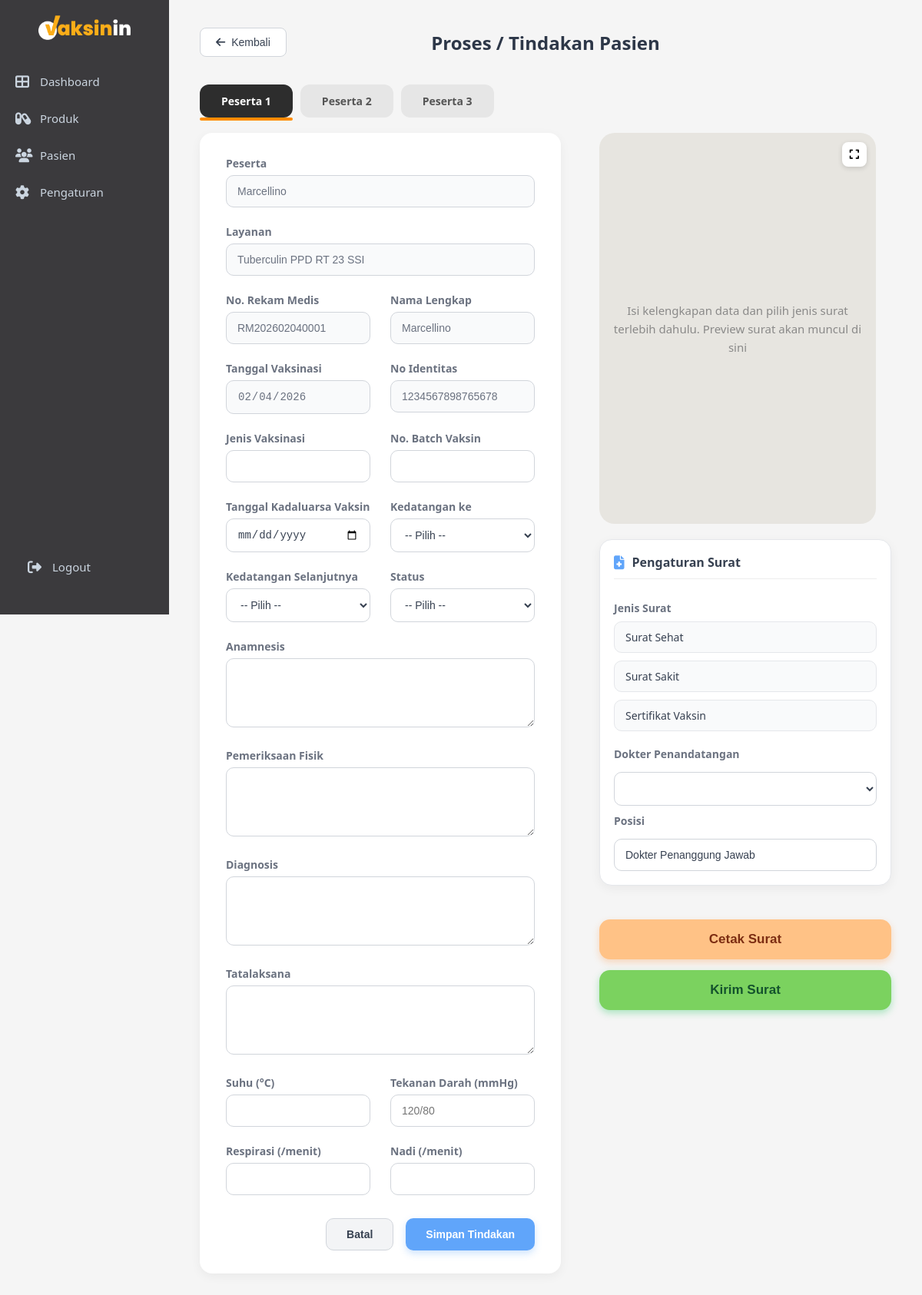
Before: /admin/proses_tindakan.php?id=105 with the older database file.
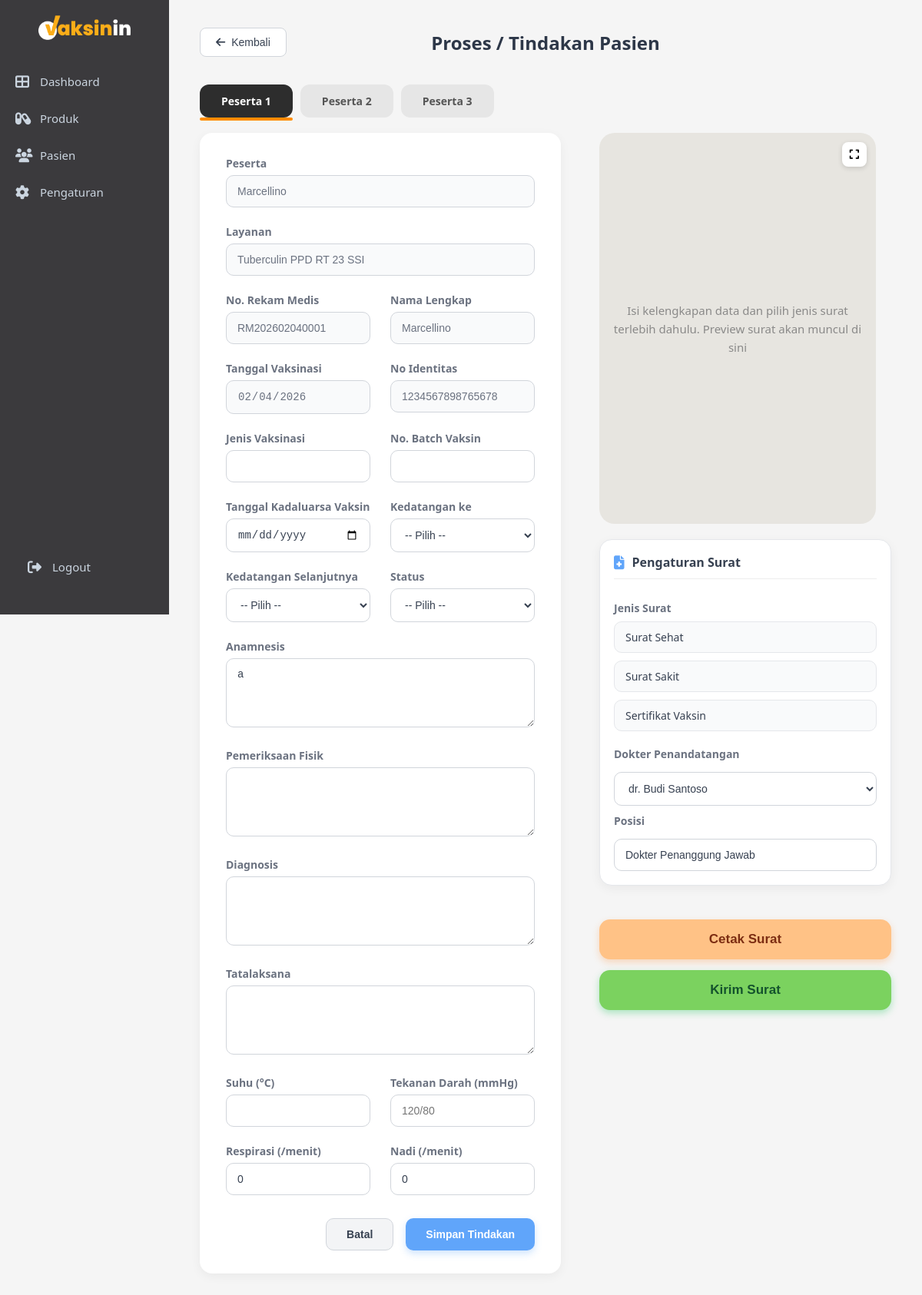
After: the same page with the newer database file.
### tables this page shows
CREATE TABLE `tindakan` (
  `id` int NOT NULL,
  `booking_id` int DEFAULT NULL,
  `patient_id` int DEFAULT NULL,
  `anamnesis` text,
  `pemeriksaan_fisik` text,
  `diagnosis` text,
  `tatalaksana` text,
  `suhu` decimal(4,1) DEFAULT NULL,
  `tekanan_darah` varchar(10) DEFAULT NULL,
  `respirasi` int DEFAULT NULL,
  `nadi` int DEFAULT NULL,
  `status` varchar(20) DEFAULT NULL,
  `created_at` timestamp NOT NULL DEFAULT CURRENT_TIMESTAMP,
  `jenis_vaksin` varchar(100) DEFAULT NULL,
  `batch_vaksin` varchar(100) DEFAULT NULL,
  `expired_vaksin` date DEFAULT NULL,
  `kedatangan_ke` int DEFAULT NULL,
  `kedatangan_selanjutnya` int DEFAULT NULL
);

### admin/proses_tindakan.php (the view, shortened to what the changed rows need)
<?php
include "../config.php";
$parent_booking_id = intval($_GET['id']);
$sql_peserta = "
SELECT b.*,
       p.id AS patient_id,
       p.no_rekam_medis,
       p.nama_lengkap,
       p.tanggal_lahir,
       p.jenis_kelamin,
       p.nik,
       p.paspor
FROM bookings b
JOIN patients p ON b.patient_id = p.id
WHERE b.parent_id = ? OR (b.parent_id IS NULL AND b.id = ?)
ORDER BY b.id
";
$stmt_peserta = $conn->prepare($sql_peserta);
$stmt_peserta->bind_param("ii", $parent_booking_id, $parent_booking_id);
$stmt_peserta->execute();
$peserta_result = $stmt_peserta->get_result();
$semua_peserta = [];
while ($row = $peserta_result->fetch_assoc()) {
    $semua_peserta[] = $row;
}
$current_patient_id = isset($_GET['participant_id']) ? intval($_GET['participant_id']) : $semua_peserta[0]['patient_id'];
$current_booking_id = null;
foreach ($semua_peserta as $peserta) {
    if ($peserta['patient_id'] == $current_patient_id) {
        $current_booking_id = $peserta['id'];
        break;
    }
}
$sql_tindakan = "SELECT * FROM tindakan WHERE booking_id = ? ORDER BY created_at DESC LIMIT 1";
$stmt_t = $conn->prepare($sql_tindakan);
$stmt_t->bind_param("i", $current_booking_id);
$stmt_t->execute();
$tindakan = $stmt_t->get_result()->fetch_assoc();
$sql_staff = "
SELECT s.id, s.nama_lengkap, s.gelar, s.sip
FROM booking_staff bs
JOIN staff s ON bs.staff_id = s.id
WHERE bs.booking_id = ?
";
$stmt_d = $conn->prepare($sql_staff);
$stmt_d->bind_param("i", $parent_booking_id);
$stmt_d->execute();
$dokters = $stmt_d->get_result();
if ($dokters->num_rows > 0) {
    $dokters->data_seek(0);
    $dokters->data_seek(0);
}
?>
<!DOCTYPE html>
<html lang="id">
<head>
<link rel="stylesheet" href="css/proses_tindakan.css">
<link rel="stylesheet" href="css/surat.css">
<link rel="stylesheet" href="css/sidebar-toggle.css">
<link rel="stylesheet" href="https://cdnjs.cloudflare.com/ajax/libs/font-awesome/6.4.0/css/all.min.css">
</head>
<body>
<div class="main-content">
    <div class="detail-header">
        <h1>Proses / Tindakan Pasien</h1>
    </div>
    <div class="detail-layout">
        <div class="detail-container">
            <form id="formTindakan" action="simpan_tindakan.php" method="POST">
                <div class="proses-container">
                    <div class="detail-grid">
                        <div class="detail-item full-width">
                            <label>Anamnesis</label>
                            <textarea name="anamnesis"><?= htmlspecialchars($tindakan['anamnesis'] ?? '') ?></textarea>
                        </div>
                        <div class="detail-item">
                            <label>Respirasi (/menit)</label>
                            <input type="number" name="respirasi"
                                value="<?= $tindakan['respirasi'] ?? '' ?>">
                        </div>
                        <div class="detail-item">
                            <label>Nadi (/menit)</label>
                            <input type="number" name="nadi"
                                value="<?= $tindakan['nadi'] ?? '' ?>">
                        </div>
                    </div>
                </div>
            </form>
        </div>
        <div class="detail-right">
            <div class="surat-control-panel">
                <div class="control-group">
                    <label class="group-label">Dokter Penandatangan</label>
                    <select name="dokter_id" class="modern-select">
                        <?php
                        $dokters->data_seek(0);
                        while($d = $dokters->fetch_assoc()): ?>
                            <option value="<?= $d['id'] ?>">
                                <?= htmlspecialchars($d['gelar'].' '.$d['nama_lengkap']) ?>
                            </option>
                        <?php endwhile; ?>
                    </select>
                </div>
            </div>
        </div>
    </div>
</div>
</body>
</html>

Changed rows visible on the page:
added tindakan: anamnesis "a", respirasi "0", nadi "0"
Other visible differences:
form field dokter_id: (not shown) → "dr. Budi Santoso"
